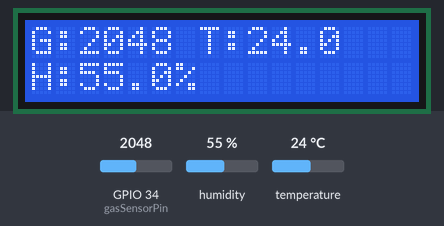
This sketch was run on a simulated ESP32. Parts: 16×2 character LCD. Inputs (shaded band) come from the test bench; at power-on: humidity 55 %, GPIO 34 (gasSensorPin) = 2048, temperature 24 °C. WiFi joins after 1.5 s; servers stay silent unless stated; what the sketch prints to the serial monitor is not drawn.

Above: at 5.8 s.
5.9 s: humidity set to 22 %
At 8.1 s:
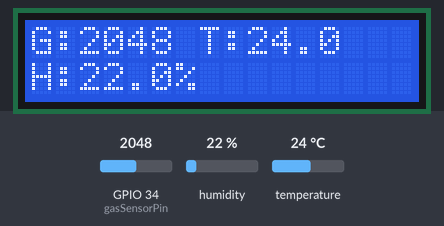
8.6 s: GPIO 34 (gasSensorPin) set to 2866
At 9.3 s:
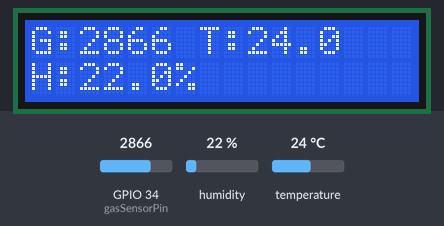
11.3 s: temperature set to 12 °C
At 13.0 s:
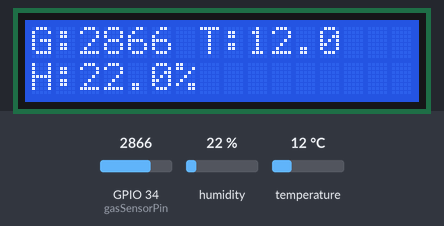
14.2 s: GPIO 34 (gasSensorPin) set to 3603
At 15.5 s:
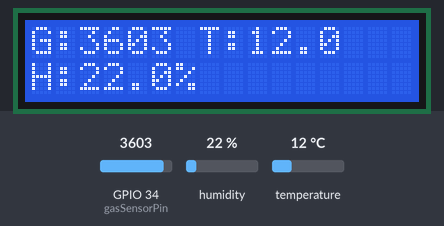
16.9 s: humidity set to 40 %
At 19.2 s:
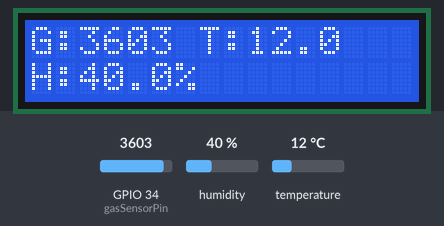
20.3 s: GPIO 34 (gasSensorPin) set to 4095
At 21.6 s:
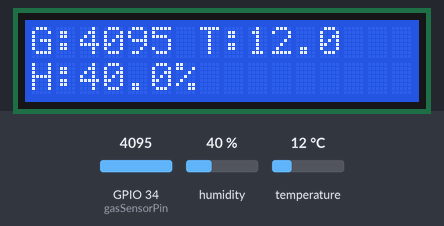
Timing chart, 0 to 23.3 s (numbered marks = the images above; inputs shaded):
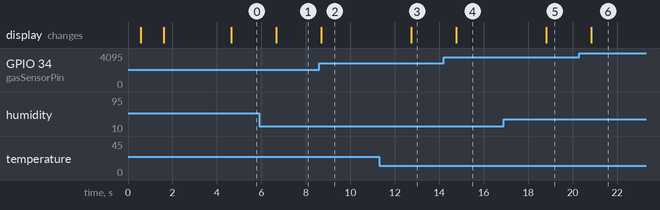

Measured:
- after the input at 5.9 s, the display: changes after 0.77 s (image 1)
- after the input at 8.6 s, the display: changes after 0.09 s (image 2)
- after the input at 11.3 s, the display: changes after 1.4 s (image 3)
- after the input at 14.2 s, the display: changes after 0.57 s (image 4)
- after the input at 16.9 s, the display: changes after 1.9 s (image 5)
- after the input at 20.3 s, the display: changes after 0.54 s (image 6)

The sketch:

esp32-http-server.ino
```cpp
#include <WiFi.h>
#include <Wire.h>
#include <LiquidCrystal_I2C.h>
#include "DHT.h"

// Pins and sensors
#define gasSensorPin 34
#define DHTPIN 2
#define DHTTYPE DHT22

// LCD and DHT setup
LiquidCrystal_I2C lcd(0x27, 16, 2);
DHT dht(DHTPIN, DHTTYPE);

// Wi-Fi credentials (Wokwi auto-connects to Wokwi-GUEST)
const char* ssid = "Wokwi-GUEST";
const char* password = "";

// Gas threshold
const int gasThreshold = 600;

void setup() {
  Serial.begin(115200);

  // Init LCD
  lcd.init();
  lcd.backlight();

  // Init DHT
  dht.begin();

  // Connect to WiFi
  lcd.setCursor(0, 0);
  lcd.print("Connecting WiFi");
  WiFi.begin(ssid, password);

  int retries = 0;
  while (WiFi.status() != WL_CONNECTED && retries < 20) {
    delay(500);
    lcd.print(".");
    Serial.print(".");
    retries++;
  }

  lcd.clear();
  if (WiFi.status() == WL_CONNECTED) {
    lcd.setCursor(0, 0);
    lcd.print("WiFi Connected");
    lcd.setCursor(0, 1);
    lcd.print(WiFi.localIP());
  } else {
    lcd.setCursor(0, 0);
    lcd.print("WiFi Failed :(");
  }

  delay(3000);
  lcd.clear();
}

void loop() {
  int gasLevel = analogRead(gasSensorPin);
  float temperature = dht.readTemperature();
  float humidity = dht.readHumidity();

  // Print to serial monitor
  Serial.print("Gas: ");
  Serial.print(gasLevel);
  Serial.print(" | Temp: ");
  Serial.print(temperature);
  Serial.print(" C | Hum: ");
  Serial.println(humidity);

  // Display on LCD
  lcd.setCursor(0, 0);
  lcd.print("G:");
  lcd.print(gasLevel);
  lcd.print(" T:");
  lcd.print(isnan(temperature) ? 0.0 : temperature, 1);

  lcd.setCursor(0, 1);
  lcd.print("H:");
  lcd.print(isnan(humidity) ? 0.0 : humidity, 1);
  lcd.print("%");

  delay(2000);
}
```
